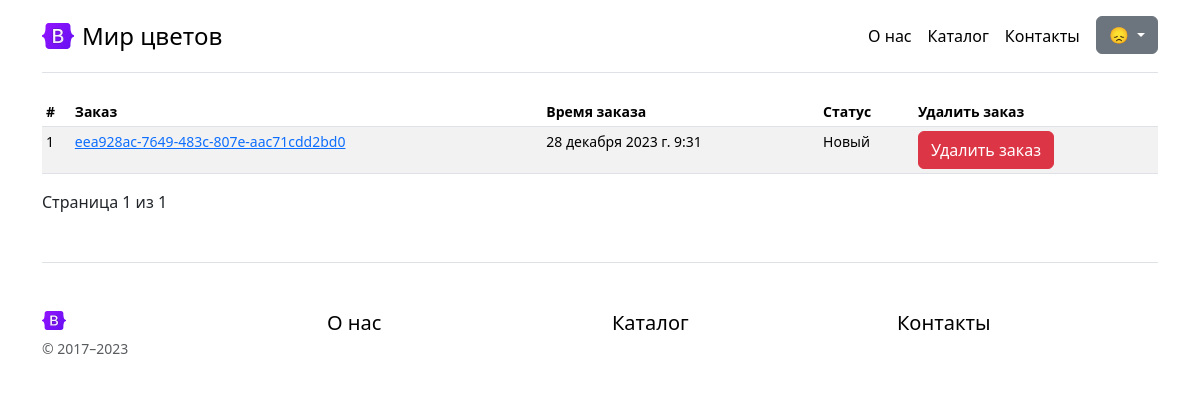
/orders/, run on an earlier commit of the app's database.
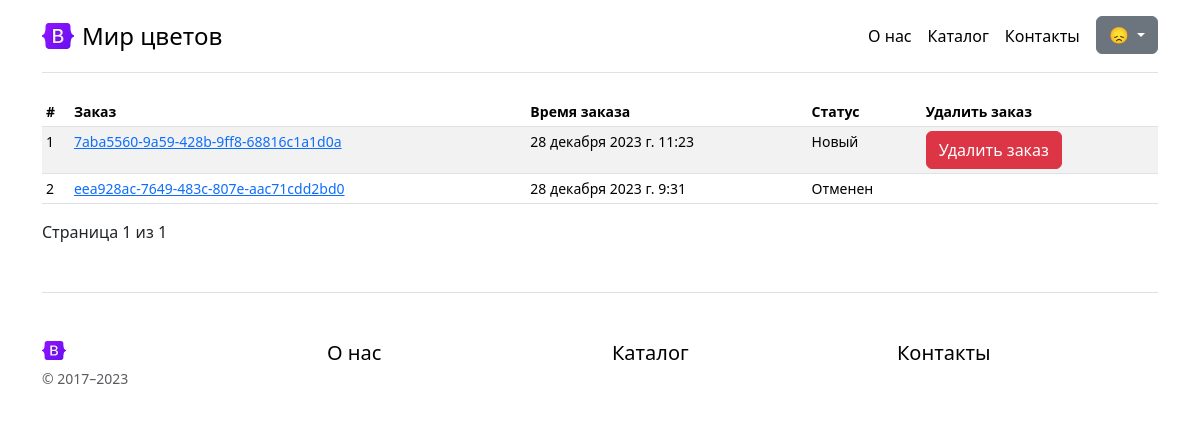
And on a later commit of the database.
### orders/models.py (models this page shows, shortened)
class Order(UserMixin,
            models.Model):
    id = models.UUIDField(default=uuid.uuid4(), primary_key=True)
    ordered = models.DateTimeField(auto_now_add=True,
                                 verbose_name="Дата заказа")
    status = models.CharField(max_length=9,
                              choices=ORDER_STATUS,
                              verbose_name="Статус",
                              blank=True,
                              null=False,
                              default="NEW")
    cancellation_cause = models.TextField(verbose_name="Причина отказа",
                                          default="",
                                          null=False,
                                          blank=True)
    class Meta:
        verbose_name = "Заказ"
        verbose_name_plural = "Заказы"

### orders/views.py (the view)
# urls.py: path("orders/", OrdersListView.as_view(), name="orders-list"),
class OrdersListView(ListView):
    model = Order
    template_name = "orders/order_list.html"
    paginate_by = 5
    def get_queryset(self):
        result = Order.objects.all().order_by(
            "-ordered")
        return result

### orders/templates/orders/order_list.html (shortened to what this page needs)
{% extends 'general/parts/base.html' %}
{% block content %}
<div class="table-responsive small">
    <table class="table table-striped table-sm">
        <thead>
        <tr>
            <th scope="col">#</th>
            <th scope="col">Заказ</th>
            <th scope="col">Время заказа</th>
            <th scope="col">Статус</th>
            <th scope="col">Удалить заказ</th>
        </tr>
        </thead>
        <tbody>
        {% for obj in object_list %}
        <tr>
            <td>{{ forloop.counter }}</td>
            <td><a href="{% url 'order-detail' obj.pk %}">{{ obj.pk}} </a></td>
            <td>{{ obj.ordered }}</td>
            <td>{{ obj.get_status_display }}</td>
            <td>{% if obj.status == 'NEW' %}{% include 'orders/parts/delete_order.html' with order=obj %}{% endif %}
            </td>
        </tr>
        {% endfor %}
        </tbody>
    </table>
</div>
{% include 'general/parts/pagination.html' %}
{% endblock %}

### orders/templates/orders/parts/delete_order.html (shortened to what this page needs)
<form method="post" action="{% url 'delete-order' %}">
    <button type="submit" class="btn btn-danger">Удалить заказ</button>
</form>

What changed in the data, as far as the page shows it:
added Order: pk "7aba5560-9a59-428b-9ff8-68816c1a1d0a", ordered "28 декабря 2023 г. 11:23", status "Новый"
changed Order "eea928ac-7649-483c-807e-aac71cdd2bd0": status "Новый" → "Отменен"; no longer shows "Удалить заказ"
